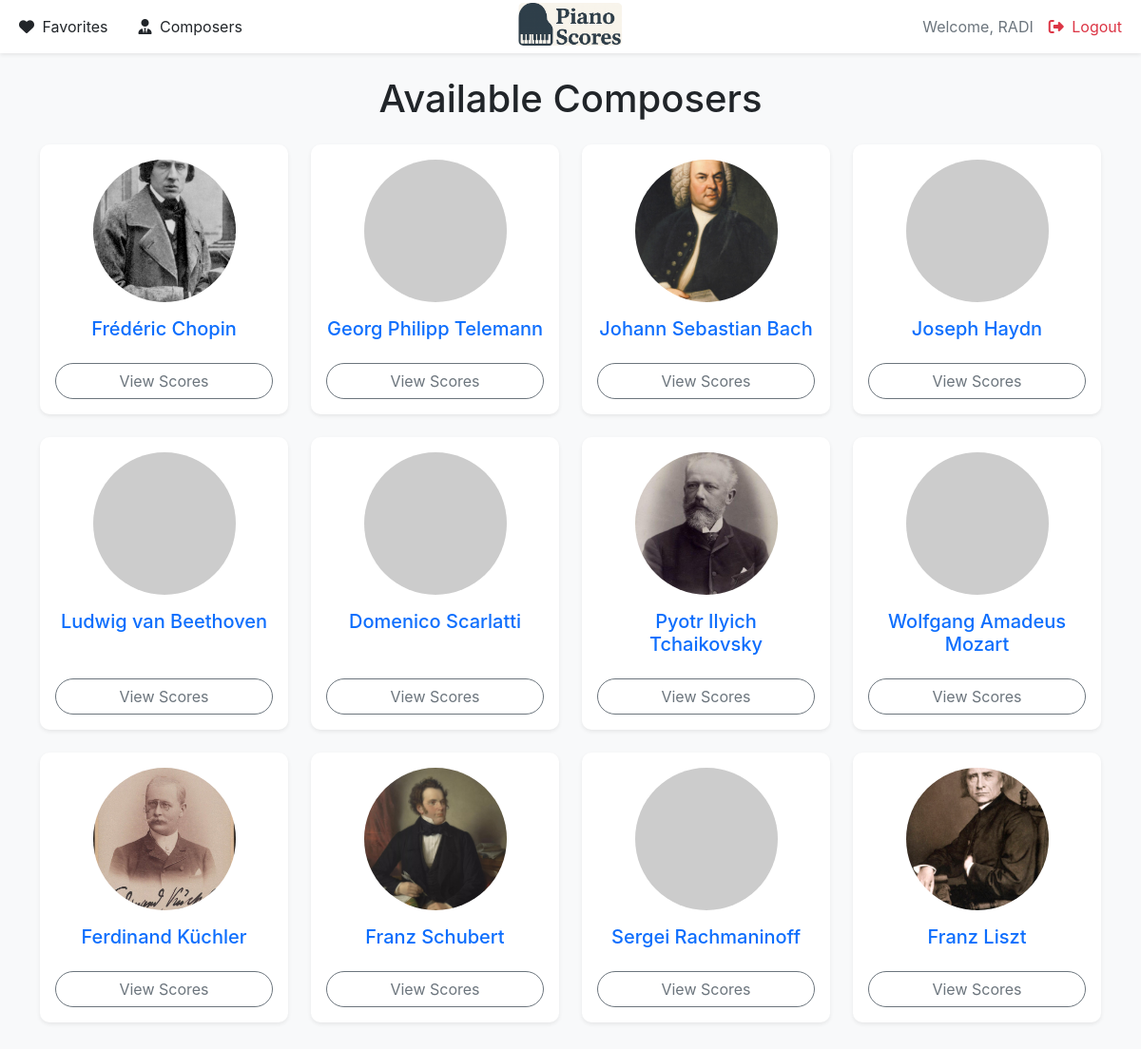
The page /composers (signed in) on the database its author committed.
### tables this page shows
CREATE TABLE users (
    id INTEGER PRIMARY KEY AUTOINCREMENT,
    name TEXT NOT NULL UNIQUE,
password TEXT NOT NULL);

CREATE TABLE composers (
    id INTEGER PRIMARY KEY AUTOINCREMENT,
    name TEXT NOT NULL,
    photo_location TEXT);

### app.py (the view)
@app.route('/composers')
@login_required
def composers_list():
    db = get_db()
    composers = db.execute('SELECT id, name, photo_location FROM composers ORDER BY id').fetchall()
    return render_template('composers_list.html', composers=composers, title='Composers')

### app.py (called while the page is built)
def get_db():
    db = getattr(g, '_database', None)
    if db is None:
        db = g._database = sqlite3.connect(DATABASE)
        db.row_factory = sqlite3.Row  # This allows accessing columns by name
    return db

@app.teardown_appcontext
def close_connection(exception):
    db = getattr(g, '_database', None)
    if db is not None:
        db.close()

def login_required(f):
    @wraps(f)
    def decorated_function(*args, **kwargs):
        if 'user_id' not in session:
            return redirect(url_for('login', next=request.url))
        return f(*args, **kwargs)
    return decorated_function

@app.context_processor
def inject_user_info():
    user_id = session.get('user_id')
    user = None
    if user_id:
        db = get_db()
        user = db.execute('SELECT name FROM users WHERE id = ?', (user_id,)).fetchone()
    return {'logged_in_user': user}

### templates/composers_list.html
{% extends "layout.html" %}
{% block content %}
    <h1 class="mb-4 text-center">Available Composers</h1>
    <div class="row row-cols-1 row-cols-md-2 row-cols-lg-4 g-4">
        {% for composer in composers %}
            <div class="col">
                <div class="card rounded-card h-100 text-center shadow-sm border-0">
                    <img src="{{ composer.photo_location }}" class="card-img-top mx-auto mt-3 rounded-circle" alt="{{ composer.name }} Photo" style="width: 150px; height: 150px; object-fit: cover; border-radius: 5px;" onerror="this.onerror=null; this.src='https://placehold.co/150x150/505050/ffffff?text=No+Photo'">
                    <div class="card-body d-flex flex-column justify-content-between">
                        <h5 class="card-title text-primary">{{ composer.name }}</h5>
                        <a href="{{ url_for('composer_scores', composer_id=composer.id) }}" class="btn btn-outline-secondary rounded-pill mt-3">View Scores</a>
                    </div>
                </div>
            </div>
        {% endfor %}
    </div>
{% endblock %}

### templates/layout.html (shortened to what this page needs)
<!doctype html>
<html lang="en">
    <head>
        <link href="https://cdn.jsdelivr.net/npm/bootstrap@5.3.3/dist/css/bootstrap.min.css" rel="stylesheet">
        <link rel="stylesheet" href="https://cdnjs.cloudflare.com/ajax/libs/font-awesome/6.5.2/css/all.min.css">
    </head>
    <body>
        <nav class="navbar navbar-expand-lg navbar-light bg-white shadow-sm sticky-top">
            <div class="container-fluid position-relative">
                <a class="navbar-brand navbar-brand-centered" href="{{ url_for('index') }}">
                    <img src="{{ url_for('static', filename='logo.png') }}" alt="Piano Scores Logo">
                </a>
                <div class="collapse navbar-collapse" id="navbarContent">
                    <ul class="navbar-nav me-auto mb-2 mb-lg-0">
                        {% if logged_in_user %}
                            <li class="nav-item">
                                <a class="nav-link text-dark me-3" href="{{ url_for('favorites') }}">
                                    <i class="fas fa-heart me-1"></i> Favorites
                                </a>
                            </li>
                            <li class="nav-item">
                                <a class="nav-link text-dark" href="{{ url_for('composers_list') }}">
                                    <i class="fas fa-user-tie me-1"></i> Composers
                                </a>
                            </li>
                        {% endif %}
                    </ul>
                    <ul class="navbar-nav ms-auto mb-2 mb-lg-0">
                        {% if logged_in_user %}
                            <li class="nav-item">
                                <span class="nav-link text-secondary">
                                    Welcome, {{ logged_in_user['name'] }}
                                </span>
                            </li>
                            <li class="nav-item">
                                <a class="nav-link text-danger" href="{{ url_for('logout') }}">
                                    <i class="fas fa-sign-out-alt me-1"></i> Logout
                                </a>
                            </li>
                        {% endif %}
                    </ul>
                </div>
            </div>
        </nav>
        <div class="container mt-4 mb-5">
            {% block content %}{% endblock %}
        </div>
    </body>
</html>

### templates/layout.html (style rules this page uses)
body { font-family: 'Inter', sans-serif; background-color: #f8f9fa; }
.navbar { padding-top: 0.5rem; padding-bottom: 0.5rem; }
.navbar-brand img { max-height: 45px; width: auto; border-radius: 5px; transition: transform 0.2s; }
@media (min-width: 992px) { .navbar-brand-centered { position: absolute; left: 50%; transform: translateX(-50%); top: -25%; z-index: 1000; } }
.rounded-card { border-radius: 10px; box-shadow: 0 4px 12px rgba(0, 0, 0, 0.08); transition: box-shadow 0.3s; }

### rows shown on the page
users: name "RADI"
composers: photo_location (picture), name "Frédéric Chopin"
composers: name "Georg Philipp Telemann"
composers: photo_location (picture), name "Johann Sebastian Bach"
composers: name "Joseph Haydn"
composers: name "Ludwig van Beethoven"
composers: name "Domenico Scarlatti"
composers: photo_location (picture), name "Pyotr Ilyich Tchaikovsky"
composers: name "Wolfgang Amadeus Mozart"
composers: photo_location (picture), name "Ferdinand Küchler"
composers: photo_location (picture), name "Franz Schubert"
composers: name "Sergei Rachmaninoff"
composers: photo_location (picture), name "Franz Liszt"
